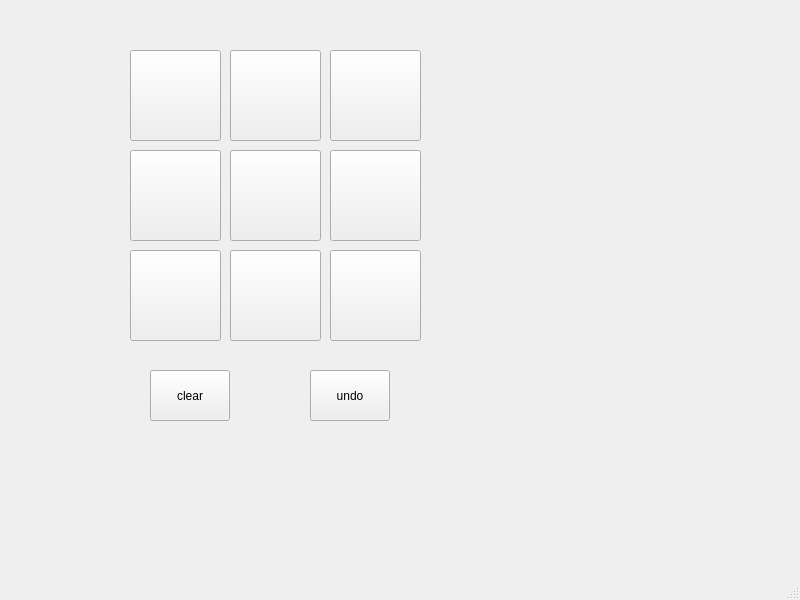
<?xml version="1.0" encoding="UTF-8"?>
<ui version="4.0">
 <class>MainWindow</class>
 <widget class="QMainWindow" name="MainWindow">
  <property name="geometry">
   <rect>
    <x>0</x>
    <y>0</y>
    <width>800</width>
    <height>600</height>
   </rect>
  </property>
  <property name="windowTitle">
   <string>MainWindow</string>
  </property>
  <widget class="QWidget" name="centralwidget">
   <widget class="QPushButton" name="pushButton">
    <property name="geometry">
     <rect>
      <x>130</x>
      <y>50</y>
      <width>91</width>
      <height>91</height>
     </rect>
    </property>
    <property name="text">
     <string/>
    </property>
   </widget>
   <widget class="QPushButton" name="pushButton_2">
    <property name="geometry">
     <rect>
      <x>230</x>
      <y>50</y>
      <width>91</width>
      <height>91</height>
     </rect>
    </property>
    <property name="text">
     <string/>
    </property>
   </widget>
   <widget class="QPushButton" name="pushButton_3">
    <property name="geometry">
     <rect>
      <x>330</x>
      <y>50</y>
      <width>91</width>
      <height>91</height>
     </rect>
    </property>
    <property name="text">
     <string/>
    </property>
   </widget>
   <widget class="QPushButton" name="pushButton_4">
    <property name="geometry">
     <rect>
      <x>330</x>
      <y>150</y>
      <width>91</width>
      <height>91</height>
     </rect>
    </property>
    <property name="text">
     <string/>
    </property>
   </widget>
   <widget class="QPushButton" name="pushButton_5">
    <property name="geometry">
     <rect>
      <x>130</x>
      <y>150</y>
      <width>91</width>
      <height>91</height>
     </rect>
    </property>
    <property name="text">
     <string/>
    </property>
   </widget>
   <widget class="QPushButton" name="pushButton_6">
    <property name="geometry">
     <rect>
      <x>230</x>
      <y>150</y>
      <width>91</width>
      <height>91</height>
     </rect>
    </property>
    <property name="text">
     <string/>
    </property>
   </widget>
   <widget class="QPushButton" name="pushButton_7">
    <property name="geometry">
     <rect>
      <x>230</x>
      <y>250</y>
      <width>91</width>
      <height>91</height>
     </rect>
    </property>
    <property name="text">
     <string/>
    </property>
   </widget>
   <widget class="QPushButton" name="pushButton_8">
    <property name="geometry">
     <rect>
      <x>330</x>
      <y>250</y>
      <width>91</width>
      <height>91</height>
     </rect>
    </property>
    <property name="text">
     <string/>
    </property>
   </widget>
   <widget class="QPushButton" name="pushButton_9">
    <property name="geometry">
     <rect>
      <x>130</x>
      <y>250</y>
      <width>91</width>
      <height>91</height>
     </rect>
    </property>
    <property name="text">
     <string/>
    </property>
   </widget>
   <widget class="QPushButton" name="pushButton_10">
    <property name="geometry">
     <rect>
      <x>150</x>
      <y>370</y>
      <width>80</width>
      <height>51</height>
     </rect>
    </property>
    <property name="text">
     <string>clear</string>
    </property>
   </widget>
   <widget class="QPushButton" name="pushButton_11">
    <property name="geometry">
     <rect>
      <x>310</x>
      <y>370</y>
      <width>80</width>
      <height>51</height>
     </rect>
    </property>
    <property name="text">
     <string>undo</string>
    </property>
   </widget>
   <widget class="QLabel" name="label">
    <property name="geometry">
     <rect>
      <x>470</x>
      <y>70</y>
      <width>121</width>
      <height>61</height>
     </rect>
    </property>
    <property name="text">
     <string/>
    </property>
   </widget>
  </widget>
  <widget class="QMenuBar" name="menubar">
   <property name="geometry">
    <rect>
     <x>0</x>
     <y>0</y>
     <width>800</width>
     <height>21</height>
    </rect>
   </property>
  </widget>
  <widget class="QStatusBar" name="statusbar"/>
 </widget>
 <resources/>
 <connections/>
</ui>
